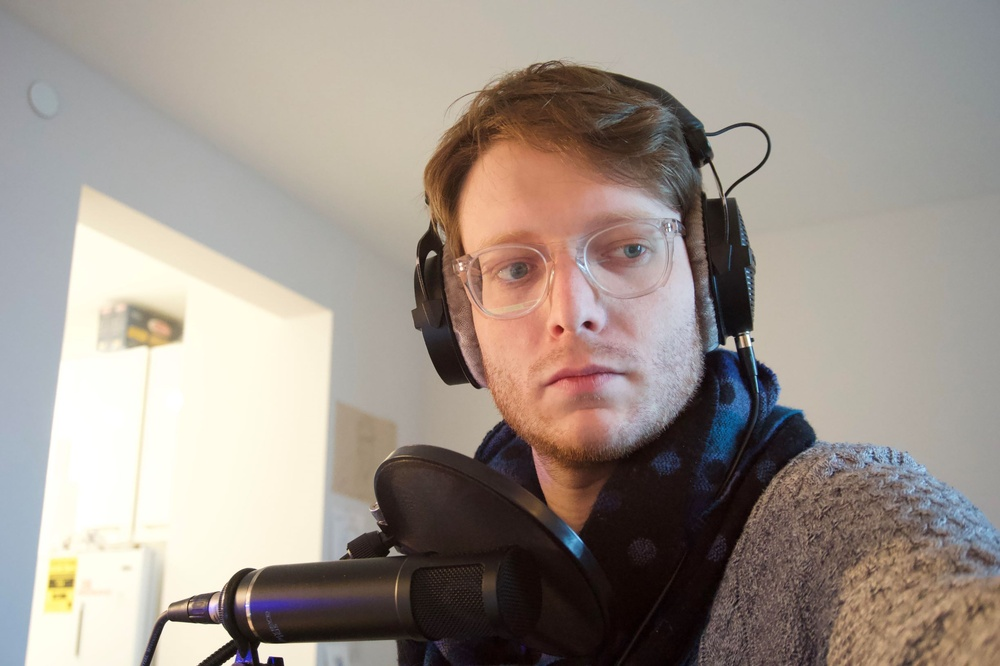
#> input picture Lab 5/openCV-examples/data/test.jpg, 1000 x 666 px, shrunk from 2449 x 1632 before the run
$ python contours.py ../data/test.jpg
#> lines starting #> are read from the running program, lines starting #| are printed output that depends on the picture; after the words box and inside, x2 and y2 are one past the last pixel; in counts of white or black regions, pixels touching at a corner belong together
'''
Based on:  https://opencv-python-tutroals.readthedocs.io/en/latest/py_tutorials/py_imgproc/py_contours/py_contours_begin/py_contours_begin.h$

Edited by : David Goedicke


'''

import numpy as np
import cv2
import sys

img=None
webCam = False
if(len(sys.argv)>1):
   try:
      print("I'll try to read your image");
      img = cv2.imread(sys.argv[1])
#> img is the input picture: shape (666, 1000, 3); mean B, G, R 139.5, 147.6, 157.8
      if img is None:
         print("Failed to load image file:", sys.argv[1])
   except:
      print("Failed to load the image are you sure that:", sys.argv[1],"is a path to an image?")
else:
   try:
      print("Trying to open the Webcam.")
      cap = cv2.VideoCapture(0)
      if cap is None or not cap.isOpened():
         raise("No camera")
      webCam = True
   except:
      img = cv2.imread("../data/test.jpg")
      print("Using default image.")

while(True):
   if webCam:
      ret, img = cap.read()

   imgray = cv2.cvtColor(img,cv2.COLOR_BGR2GRAY)
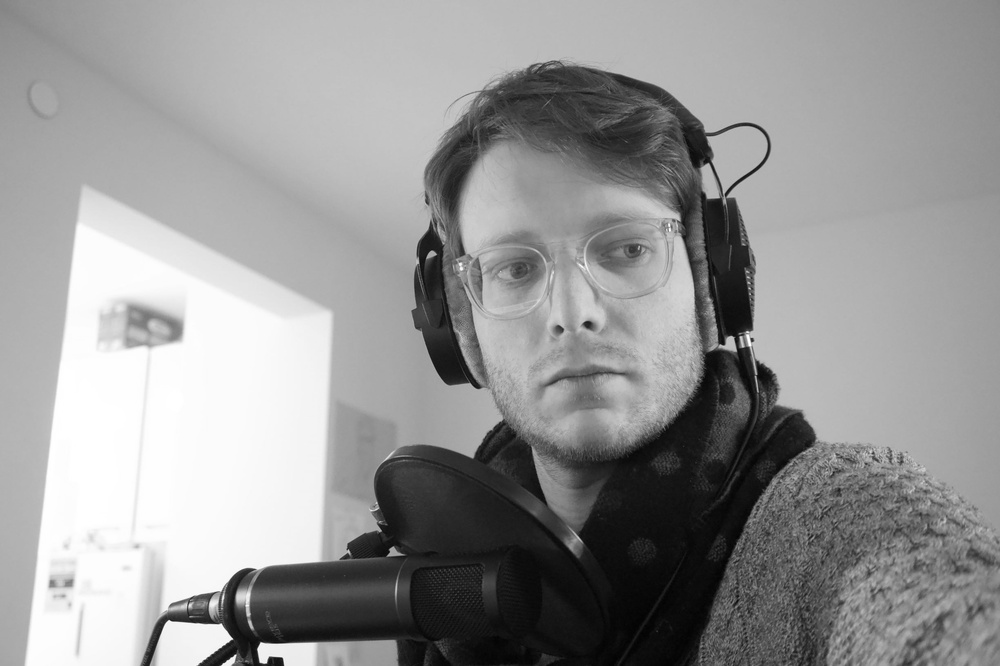
#> imgray: shape (666, 1000); min 1, max 255, mean 149.7
   ret,thresh = cv2.threshold(imgray,127,255,0)
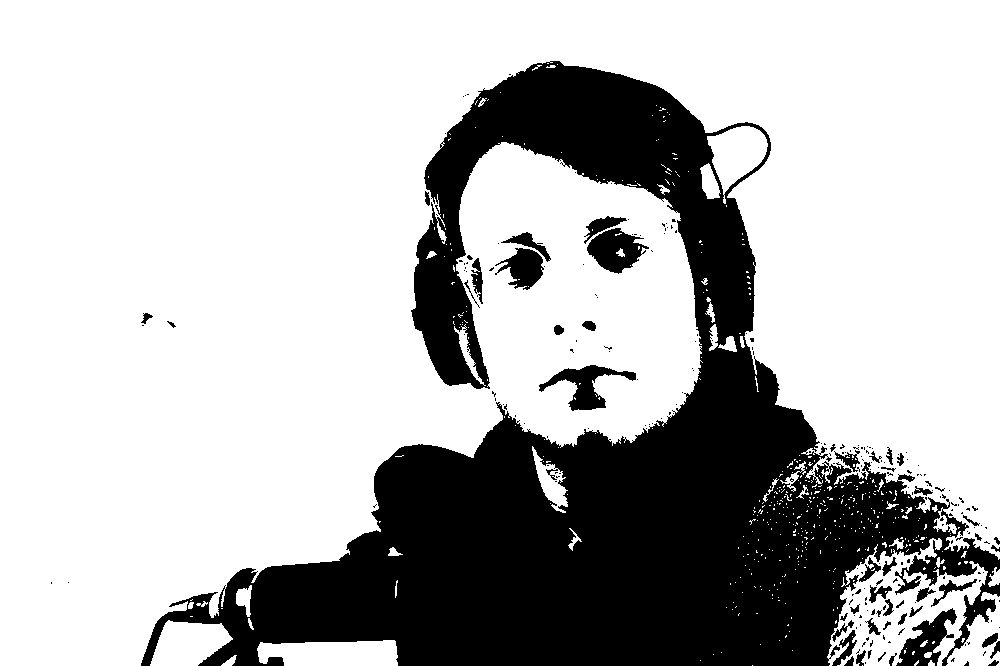
#> thresh: shape (666, 1000); 71.8% white; 234 black regions (186 under 20 px)

   contours, hierarchy = cv2.findContours(thresh,cv2.RETR_TREE,cv2.CHAIN_APPROX_SIMPLE)
#> contours = 841 contours, 755 with area under 20; largest, box (x1, y1, x2, y2) and area: (0, 0, 1000, 666) 458030, (827, 538, 988, 666) 9901, (257, 640, 398, 666) 3000, (150, 620, 233, 666) 2586, (707, 126, 768, 204) 2416
   img_c = cv2.drawContours(img, contours, -1, (0,255,0), 3)
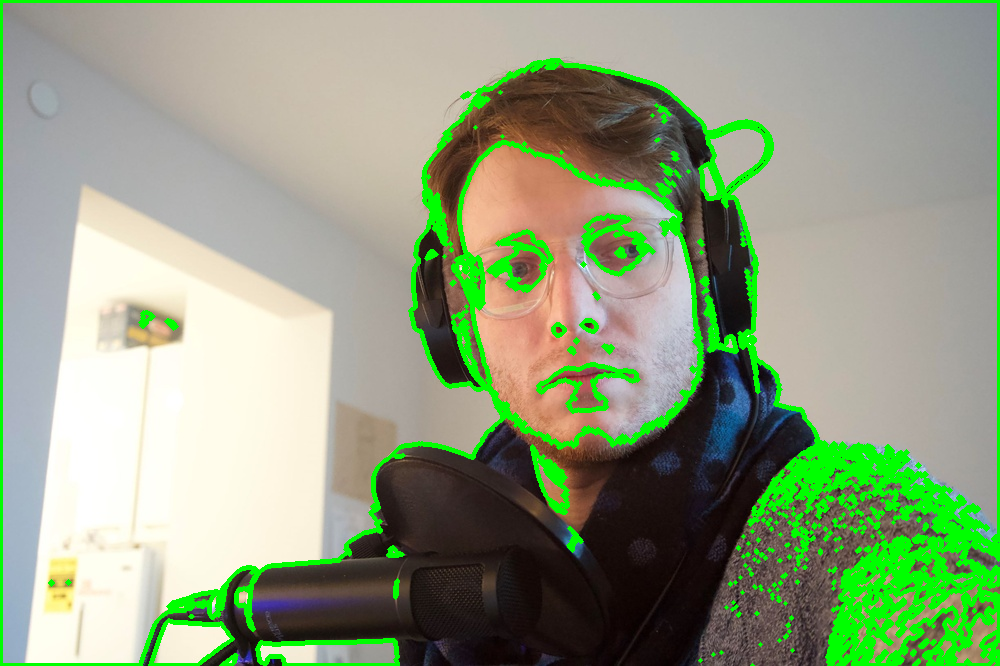
#> img_c: shape (666, 1000, 3); mean B, G, R 128.2, 159.4, 143.8
   if webCam:
      cv2.imshow('contours( press q to quit.)',img_c)
      if cv2.waitKey(1) & 0xFF == ord('q'):
         cap.release()
         break
   else:
      break

cv2.imwrite('contour_out.jpg',img_c)
cv2.destroyAllWindows()
